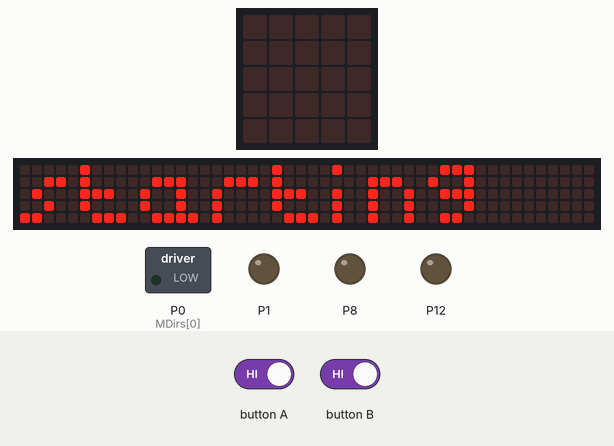
A program run on a simulated BBC micro:bit running MicroPython. Parts: the board's 5×5 LED display, a strip that is not on the board, showing the scrolling text unrolled, switched loads named in the program (green lamp = pin HIGH), output pins drawn as LEDs (lit = HIGH). Dashed ring = blinking. Inputs (shaded band) come from the test bench. Random numbers come from a fixed seed; the 48×5 strip is a reading aid, not a part: it shows the text the display is scrolling, unrolled, one strip-width of it at a time.

Above: at 6.4 s.
13.8 s: button A driven LOW and button B driven LOW
16.2 s: button A released
19.7 s: button B released
At 20.7 s:
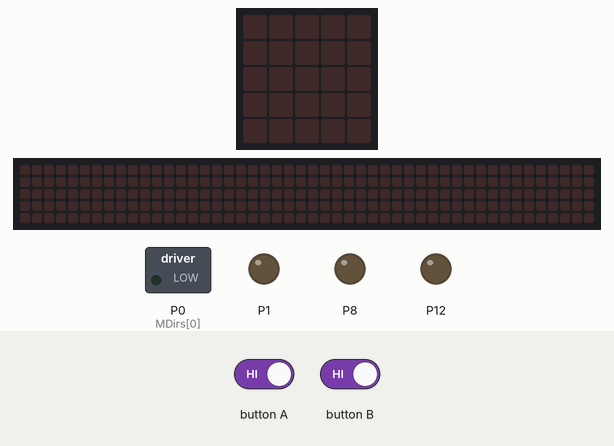
21.2 s: button A held down
At 24.47 s:
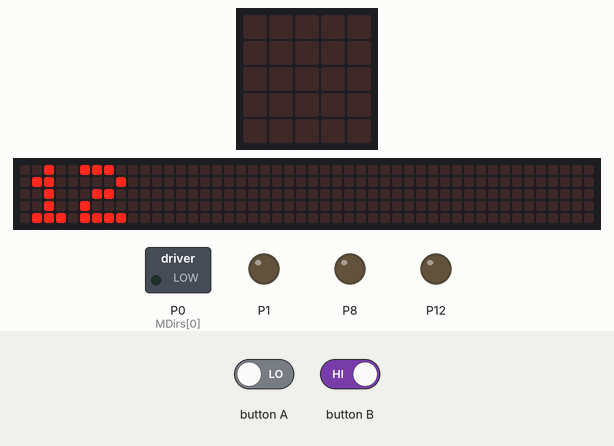
28.2 s: button A released
At 39.9 s:
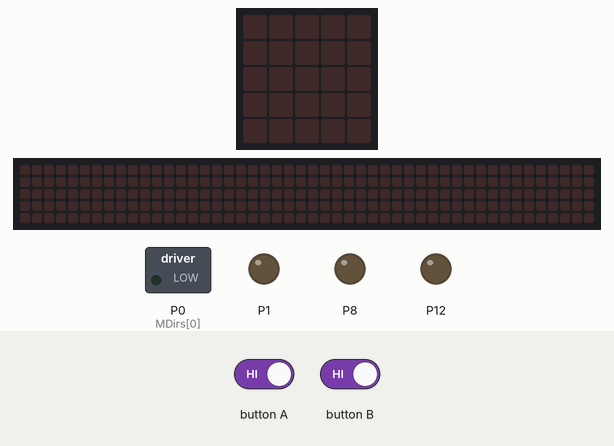
40.2 s: button A held down
At 48.15 s:
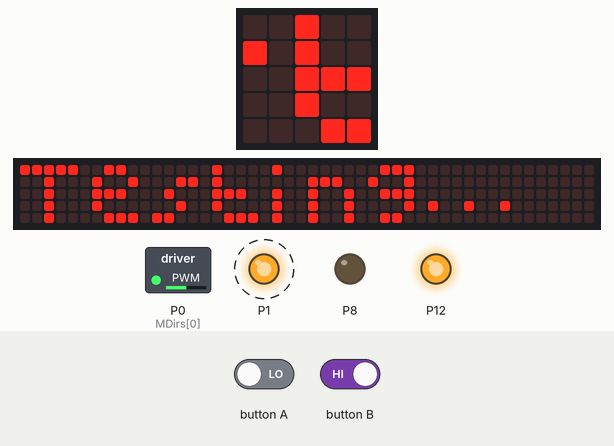
Timing chart, 0 to 51.2 s (numbered marks = the images above; inputs shaded):
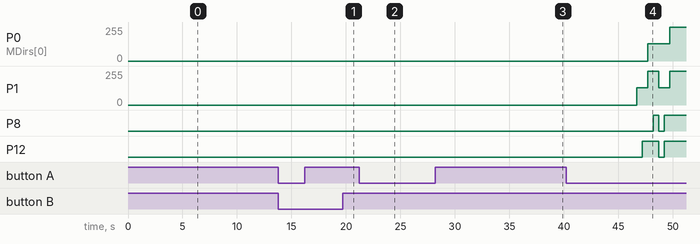

The program:

subs.py
```python
from microbit import *
from random import choice
import neopixel

display.scroll('starting')

class bitbot:
    # init bruv
    def __init__(self, Modes, Quotes, Used, MDirs):
        self.Modes = Modes
        self.Quotes = Quotes
        self.Used = Used
        self.MDirs = MDirs

    # motors
    def righton(self, Speed, Direction):
        self.MDirs[1] = Direction
        if Direction == 0:
            ASValue = (1023 / 100) * Speed
        else:
            ASValue = 1023 - ((1023 / 100) * Speed)
        pin1.write_analog(ASValue)
        pin12.write_digital(Direction)

    def rightoff(self):
        if self.MDirs[1] == 0:
            pin1.write_analog(0)
        else:
            pin1.write_analog(1023)

    def lefton(self, Speed, Direction):
        self.MDirs[0] = Direction
        if Direction == 0:
            ASValue = (1023 / 100) * Speed
        else:
            ASValue = 1023 - ((1023 / 100) * Speed)
        pin0.write_analog(ASValue)
        pin8.write_digital(Direction)

    def leftoff(self):
        if self.MDirs[0] == 0:
            pin0.write_analog(0)
        else:
            pin0.write_analog(1023)

    def allon(self, Speed, Direction):
        self.lefton(Speed, Direction)
        self.righton(Speed, Direction)

    def alloff(self):
        self.leftoff()
        self.rightoff()

    # turn
    def turn(self, Directionlr, SpeedN, Ratio):
        if Directionlr == 'l':
            RASValue = SpeedN
            RDDValue = 0
            LASValue = (RASValue / 100) * Ratio
            LDDValue = 1
        elif Directionlr == 'r':
            LASValue = SpeedN
            LDDValue = 0
            RASValue = (LASValue / 100) * Ratio
            RDDValue = 1
        self.righton(RASValue, RDDValue)
        self.lefton(LASValue, LDDValue)

    def turnfor(self, Degrees):
        Heading = compass.heading()
        Target = Heading + Degrees
        if Degrees < 0:
            self.turn('l', 50, 100)
        elif Degrees > 0:
            self.turn('r', 50, 100)
        while True:
            Heading = compass.heading()
            if Heading > Target - 5 and Heading < Target + 5:
                self.alloff()
                break

    # neopixels
    def leftpixel(self, PixelIndx, Red, Green, Blue):
        Pixels = neopixel.NeoPixel(pin13, 12)
        Pixels[PixelIndx] = (Red, Green, Blue)
        Pixels.show()

    def rightpixel(self, PixelIndx, Red, Green, Blue):
        Pixels = neopixel.NeoPixel(pin13, 12)
        Pixels[PixelIndx + 5] = (Red, Green, Blue)
        Pixels.show()

    def allpixels(self, Red, Green, Blue):
        Pixels = neopixel.NeoPixel(pin13, 12)
        for i in range(len(Pixels)):
            Pixels[i] = (Red, Green, Blue)
        Pixels.show()

    # buzzer
    def buzzon(self):
        pin14.write_digital(1)

    def buzzoff(self):
        pin14.write_digital(0)

    def buzz(self, Time):
        pin14.write_digital(1)
        sleep(Time * 1000)
        pin14.write_digital(0)

    # sensors
    #def light(self, Select):
     #   pin16.write_digital(Select)
      #  Reading = pin2.read_analog()
       # Percentage = (Reading / 1023) * 100
       # Rounded = round(Percentage)
       # return Rounded

    #def line(self, Select):
     #   if Select == 0:
      #      return pin11.read_digital()
      #  else:
       #     return pin5.read_digital()

    # quotes
    def quote(self):
        Saying = choice(Quotes)
        display.scroll(Saying, delay=75, wait=False, monospace=True)
        Used.append(Saying)
        del Quotes[Quotes.index(Saying)]
        if len(Quotes) == 0:
            for i in range(len(Used)):
                Quotes.append(Used.pop())

    # modes
    def setmode(self):
        display.scroll('SET MODE', delay=75)
        Mode = ''
        for i in range(4):
            while True:
                if button_a.is_pressed() or button_b.is_pressed():
                    break
            if button_a.is_pressed():
                Mode = Mode + '0'
            elif button_b.is_pressed():
                Mode = Mode + '1'
            display.scroll(str(Mode), delay=75)
        IntMode = int(Mode, 2)
        display.scroll(str(IntMode))
        try:
            SubMode = self.Modes[IntMode]
            eval(SubMode)
        except:
            display.scroll('NO MODE AT ' + str(IntMode), delay=75)

    def test(self):
        display.scroll('Testing...', delay=75, wait=False)
        self.righton(50, 0)
        sleep(500)
        self.rightoff()
        self.righton(50, 1)
        sleep(500)
        self.rightoff()
        self.lefton(50, 0)
        sleep(500)
        self.leftoff()
        self.lefton(50, 1)
        sleep(500)
        self.rightoff()
        self.allon(50, 0)
        sleep(500)
        self.alloff()
        self.allon(50, 1)
        sleep(500)
        self.alloff()
        display.scroll('Test complete.', delay=75)


# test
display.scroll('0', delay=75)
Modes = ['self.test()', 'self.dostuff()']
display.scroll('1', delay=75)
Quotes = list()
display.scroll('2', delay=75)
Used = list()
display.scroll('3', delay=75)
MDirs = [0, 0]
display.scroll('4', delay=75)
robot = bitbot(Modes, Quotes, Used, MDirs)
display.scroll('5', delay=75)

while True:
    display.scroll('Running...', delay=75)
    robot.setmode()
```

Measured:
- after the input at 21.2 s, the display: first changes at once (image 2 shows a later state)
- after the input at 40.2 s, P0 (MDirs[0]): 0/255 → 128/255 after 7.5 s, → 255/255 2.0 s later; P1: alternates 255/255 for 1.0 s and 128/255 for 1.0 s, starting after 6.5 s
